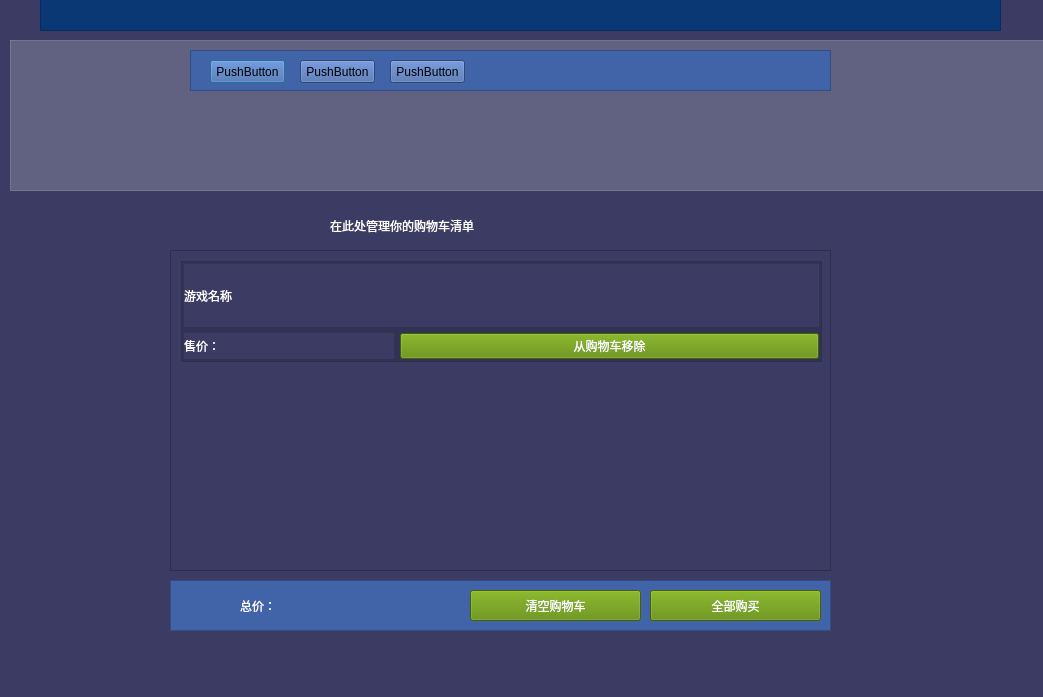
<?xml version="1.0" encoding="UTF-8"?>
<ui version="4.0">
 <class>Dialog</class>
 <widget class="QDialog" name="Dialog">
  <property name="geometry">
   <rect>
    <x>0</x>
    <y>0</y>
    <width>1043</width>
    <height>697</height>
   </rect>
  </property>
  <property name="windowTitle">
   <string>Dialog</string>
  </property>
  <property name="styleSheet">
   <string notr="true">background-color: rgb(59, 59, 99);</string>
  </property>
  <widget class="QFrame" name="Home_Menu">
   <property name="geometry">
    <rect>
     <x>40</x>
     <y>-30</y>
     <width>961</width>
     <height>61</height>
    </rect>
   </property>
   <property name="sizePolicy">
    <sizepolicy hsizetype="Preferred" vsizetype="Preferred">
     <horstretch>0</horstretch>
     <verstretch>1</verstretch>
    </sizepolicy>
   </property>
   <property name="styleSheet">
    <string notr="true">background-color: rgb(9, 56, 117);</string>
   </property>
   <property name="frameShape">
    <enum>QFrame::StyledPanel</enum>
   </property>
   <property name="frameShadow">
    <enum>QFrame::Raised</enum>
   </property>
  </widget>
  <widget class="QLabel" name="label_2">
   <property name="geometry">
    <rect>
     <x>330</x>
     <y>210</y>
     <width>331</width>
     <height>31</height>
    </rect>
   </property>
   <property name="styleSheet">
    <string notr="true">font: 20pt &quot;华文琥珀&quot;;
background-color: rgb(255, 255, 255，100);
color: rgb(255, 255, 255);</string>
   </property>
   <property name="text">
    <string>在此处管理你的购物车清单</string>
   </property>
  </widget>
  <widget class="QFrame" name="Advertise_Windows">
   <property name="geometry">
    <rect>
     <x>10</x>
     <y>40</y>
     <width>1051</width>
     <height>151</height>
    </rect>
   </property>
   <property name="minimumSize">
    <size>
     <width>771</width>
     <height>120</height>
    </size>
   </property>
   <property name="styleSheet">
    <string notr="true">QWidget {
         background-color: rgba(255, 255, 255, 50);  
     }</string>
   </property>
   <property name="frameShape">
    <enum>QFrame::StyledPanel</enum>
   </property>
   <property name="frameShadow">
    <enum>QFrame::Raised</enum>
   </property>
   <widget class="QFrame" name="Classify_Frame_3">
    <property name="geometry">
     <rect>
      <x>180</x>
      <y>10</y>
      <width>641</width>
      <height>41</height>
     </rect>
    </property>
    <property name="styleSheet">
     <string notr="true">QWidget {
         background-color:rgb(64, 100, 167);  
     }</string>
    </property>
    <property name="frameShape">
     <enum>QFrame::StyledPanel</enum>
    </property>
    <property name="frameShadow">
     <enum>QFrame::Raised</enum>
    </property>
    <widget class="QPushButton" name="pushButton_8">
     <property name="geometry">
      <rect>
       <x>20</x>
       <y>10</y>
       <width>75</width>
       <height>23</height>
      </rect>
     </property>
     <property name="text">
      <string>PushButton</string>
     </property>
    </widget>
    <widget class="QPushButton" name="pushButton_9">
     <property name="geometry">
      <rect>
       <x>110</x>
       <y>10</y>
       <width>75</width>
       <height>23</height>
      </rect>
     </property>
     <property name="text">
      <string>PushButton</string>
     </property>
    </widget>
    <widget class="QPushButton" name="pushButton_10">
     <property name="geometry">
      <rect>
       <x>200</x>
       <y>10</y>
       <width>75</width>
       <height>23</height>
      </rect>
     </property>
     <property name="text">
      <string>PushButton</string>
     </property>
    </widget>
   </widget>
  </widget>
  <widget class="QFrame" name="Classify_Frame">
   <property name="geometry">
    <rect>
     <x>170</x>
     <y>580</y>
     <width>661</width>
     <height>51</height>
    </rect>
   </property>
   <property name="styleSheet">
    <string notr="true">QWidget {
         background-color:rgb(64, 100, 167);  
     }</string>
   </property>
   <property name="frameShape">
    <enum>QFrame::StyledPanel</enum>
   </property>
   <property name="frameShadow">
    <enum>QFrame::Raised</enum>
   </property>
   <widget class="QLabel" name="label_3">
    <property name="geometry">
     <rect>
      <x>70</x>
      <y>10</y>
      <width>161</width>
      <height>31</height>
     </rect>
    </property>
    <property name="styleSheet">
     <string notr="true">font: 15pt &quot;华文琥珀&quot;;
background-color: rgb(255, 255, 255，100);
color: rgb(255, 255, 255);</string>
    </property>
    <property name="text">
     <string>总价：</string>
    </property>
   </widget>
   <widget class="QPushButton" name="pushButton_2">
    <property name="geometry">
     <rect>
      <x>300</x>
      <y>10</y>
      <width>171</width>
      <height>31</height>
     </rect>
    </property>
    <property name="styleSheet">
     <string notr="true">QPushButton {
         background-color: rgb(92, 138, 0);
	color: rgb(255, 255, 255);
     }</string>
    </property>
    <property name="text">
     <string>清空购物车</string>
    </property>
   </widget>
   <widget class="QPushButton" name="pushButton_3">
    <property name="geometry">
     <rect>
      <x>480</x>
      <y>10</y>
      <width>171</width>
      <height>31</height>
     </rect>
    </property>
    <property name="styleSheet">
     <string notr="true">QPushButton {
         background-color: rgb(92, 138, 0);
	color: rgb(255, 255, 255);
     }</string>
    </property>
    <property name="text">
     <string>全部购买</string>
    </property>
   </widget>
  </widget>
  <widget class="QScrollArea" name="scrollArea">
   <property name="geometry">
    <rect>
     <x>170</x>
     <y>250</y>
     <width>661</width>
     <height>321</height>
    </rect>
   </property>
   <property name="styleSheet">
    <string notr="true">background-color: rgb(59, 59, 100);  </string>
   </property>
   <property name="widgetResizable">
    <bool>true</bool>
   </property>
   <widget class="QWidget" name="scrollAreaWidgetContents">
    <property name="geometry">
     <rect>
      <x>0</x>
      <y>0</y>
      <width>659</width>
      <height>319</height>
     </rect>
    </property>
    <widget class="QFrame" name="frame">
     <property name="geometry">
      <rect>
       <x>10</x>
       <y>10</y>
       <width>641</width>
       <height>101</height>
      </rect>
     </property>
     <property name="styleSheet">
      <string notr="true">background-color: rgb(0,0,0,20);</string>
     </property>
     <property name="frameShape">
      <enum>QFrame::StyledPanel</enum>
     </property>
     <property name="frameShadow">
      <enum>QFrame::Raised</enum>
     </property>
     <widget class="QWidget" name="layoutWidget">
      <property name="geometry">
       <rect>
        <x>0</x>
        <y>0</y>
        <width>641</width>
        <height>101</height>
       </rect>
      </property>
      <layout class="QVBoxLayout" name="verticalLayout_2" stretch="2,1">
       <property name="leftMargin">
        <number>3</number>
       </property>
       <property name="topMargin">
        <number>3</number>
       </property>
       <property name="rightMargin">
        <number>3</number>
       </property>
       <property name="bottomMargin">
        <number>3</number>
       </property>
       <item>
        <widget class="QLabel" name="Game_Name">
         <property name="mouseTracking">
          <bool>true</bool>
         </property>
         <property name="styleSheet">
          <string notr="true">QWidget {
	background-color: rgb(59, 59, 100);
	font: 15pt &quot;微软雅黑&quot;;
	color: rgb(255, 255, 255);
     }
</string>
         </property>
         <property name="text">
          <string>游戏名称</string>
         </property>
        </widget>
       </item>
       <item>
        <layout class="QHBoxLayout" name="horizontalLayout_2" stretch="1,2">
         <item>
          <widget class="QLabel" name="label">
           <property name="styleSheet">
            <string notr="true">

QWidget {
	background-color: rgb(59, 59, 100);
	font: 10pt &quot;微软雅黑&quot;;
	color: rgb(255, 255, 255);
     }</string>
           </property>
           <property name="text">
            <string>售价：</string>
           </property>
          </widget>
         </item>
         <item>
          <widget class="QPushButton" name="pushButton">
           <property name="styleSheet">
            <string notr="true">QPushButton {
         background-color: rgb(92, 138, 0);
	color: rgb(255, 255, 255);
     }</string>
           </property>
           <property name="text">
            <string>从购物车移除</string>
           </property>
          </widget>
         </item>
        </layout>
       </item>
      </layout>
     </widget>
    </widget>
   </widget>
  </widget>
  <zorder>Advertise_Windows</zorder>
  <zorder>Home_Menu</zorder>
  <zorder>label_2</zorder>
  <zorder>Classify_Frame</zorder>
  <zorder>scrollArea</zorder>
 </widget>
 <resources/>
 <connections/>
</ui>
